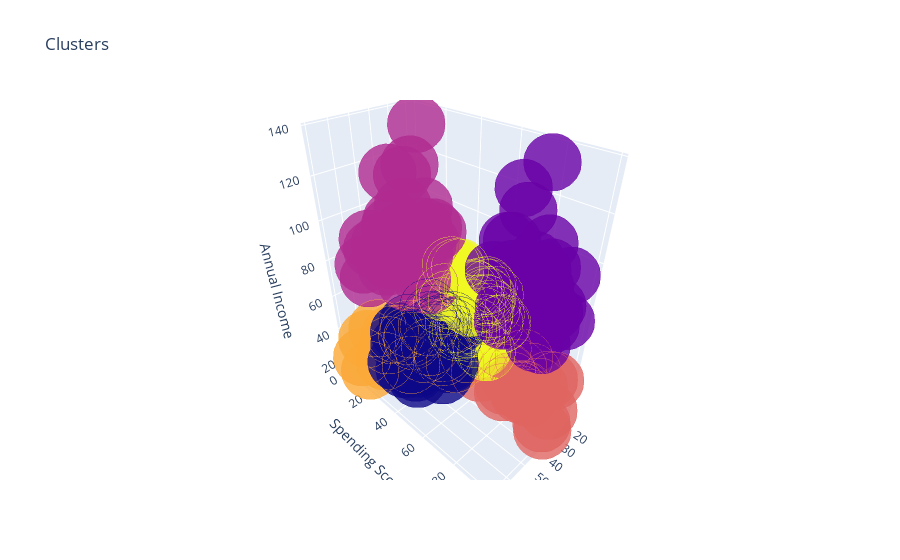

Here is the notebook cell this chart was saved with:
### Code cell
import plotly.graph_objs as go
import plotly as py
py.offline.init_notebook_mode(connected = True)


data_raw['label3'] =  labels3
trace1 = go.Scatter3d(
    x= data_raw['Age'],
    y= data_raw['Spending Score (1-100)'],
    z= data_raw['Annual Income (k$)'],
    mode='markers',
     marker=dict(
        color = data_raw['label3'], 
        size= 20,
        line=dict(
            color= data_raw['label3'],
            width= 12
        ),
        opacity=0.8
     )
)
data = [trace1]
layout = go.Layout(
#     margin=dict(
#         l=0,
#         r=0,
#         b=0,
#         t=0
#     )
    title= 'Clusters',
    scene = dict(
            xaxis = dict(title  = 'Age'),
            yaxis = dict(title  = 'Spending Score'),
            zaxis = dict(title  = 'Annual Income')
        )
)
fig = go.Figure(data=data, layout=layout)
py.offline.iplot(fig)

### Figure 1 — Plotly figure (JSON) as saved in the notebook; plotly's stock layout.template omitted (floating-point values rounded to 4 significant figures; data arrays with more than 128 entries replaced by an {"elided": "..."} marker saying what was removed)
{"data": [{"marker": {"color": {"elided": "200 int values"}, "line": {"color": {"elided": "200 int values"}, "width": 12}, "opacity": 0.8, "size": 20}, "mode": "markers", "type": "scatter3d", "x": {"elided": "200 int values"}, "y": {"elided": "200 int values"}, "z": {"elided": "200 int values"}}], "layout": {"scene": {"xaxis": {"title": {"text": "Age"}}, "yaxis": {"title": {"text": "Spending Score"}}, "zaxis": {"title": {"text": "Annual Income"}}}, "title": {"text": "Clusters"}}}
